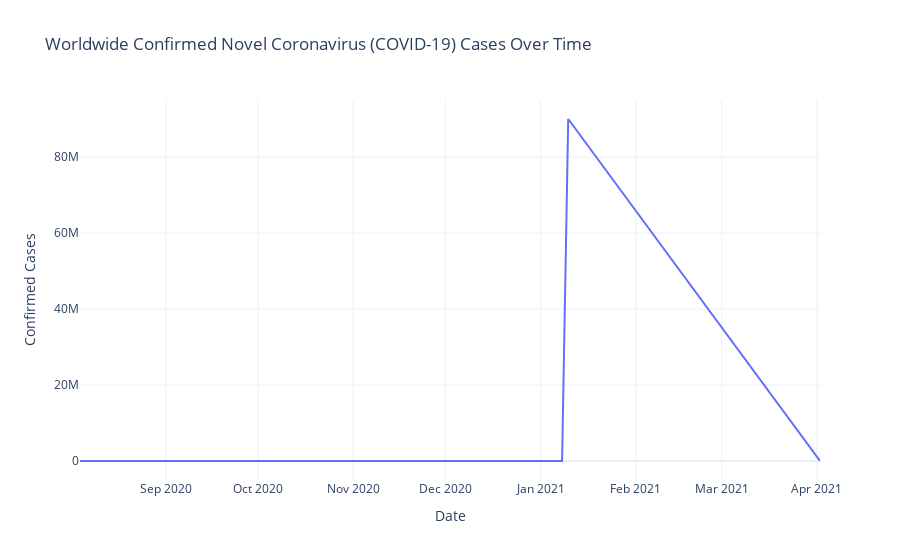

Source (notebook cell):
### Code cell
global_confirmed = covid_data.groupby(covid_data['Last_Update'].dt.date)['Confirmed'].sum().reset_index()

# Rename columns for better readability
global_confirmed.columns = ['Date', 'Confirmed']

# Create the line plot using plotly.express
fig = px.line(
    global_confirmed,
    x='Date',
    y='Confirmed',
    title='Worldwide Confirmed Novel Coronavirus (COVID-19) Cases Over Time',
    labels={'Date': 'Date', 'Confirmed': 'Confirmed Cases'},
    height=600
)

# Customize the layout
fig.update_layout(
    xaxis_title="Date",
    yaxis_title="Confirmed Cases",
    template="plotly_white"  # White background template
)

# Display the plot using plotly.io
pio.show(fig)

### Figure 1 — Plotly figure (JSON) as saved in the notebook; plotly's stock layout.template omitted (floating-point values rounded to 4 significant figures)
{"data": [{"hovertemplate": "Date=%{x}<br>Confirmed Cases=%{y}<extra></extra>", "legendgroup": "", "line": {"color": "#636efa", "dash": "solid"}, "marker": {"symbol": "circle"}, "mode": "lines", "name": "", "orientation": "v", "showlegend": false, "type": "scatter", "x": ["2020-08-04", "2020-08-07", "2020-12-21", "2021-01-08", "2021-01-10", "2021-04-02"], "xaxis": "x", "y": [152, 0, 788, 196, 90023279, 399], "yaxis": "y"}], "layout": {"autosize": true, "legend": {"tracegroupgap": 0}, "title": {"text": "Worldwide Confirmed Novel Coronavirus (COVID-19) Cases Over Time"}, "xaxis": {"anchor": "y", "autorange": true, "domain": [0, 1], "range": ["2020-08-04", "2021-04-02"], "title": {"text": "Date"}, "type": "date"}, "yaxis": {"anchor": "x", "autorange": true, "domain": [0, 1], "range": [-5001000.0, 95020000.0], "title": {"text": "Confirmed Cases"}, "type": "linear"}}}
